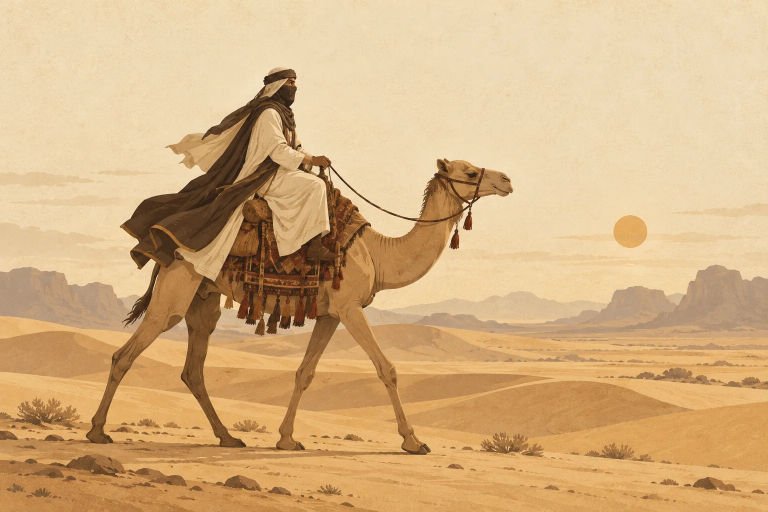
#> input picture 2/web/_player/heritage-desert.webp, 1536 x 1024 px (shown at 1/2 size)
$ python social-image.py
#> lines starting #> are read from the running program, lines starting #| are printed output that depends on the picture
"""Reproduce the sharing JPEG from the unchanged homepage artwork.

Run with Python 3 and Pillow: python3 scripts/social-image.py
This optional asset-authoring step is not part of the Node/Pages build.
"""
from pathlib import Path
from PIL import Image, ImageOps

root = Path(__file__).resolve().parent.parent
source = root / "web/_player/heritage-desert.webp"
target = root / "web/_player/social-heritage-v1.jpg"
with Image.open(source) as original:
#> original is the input picture: PIL image 1536x1024 RGB; mean R, G, B 211.8, 175.9, 129
    artwork = ImageOps.contain(original.convert("RGB"), (1200, 630), Image.Resampling.LANCZOS)
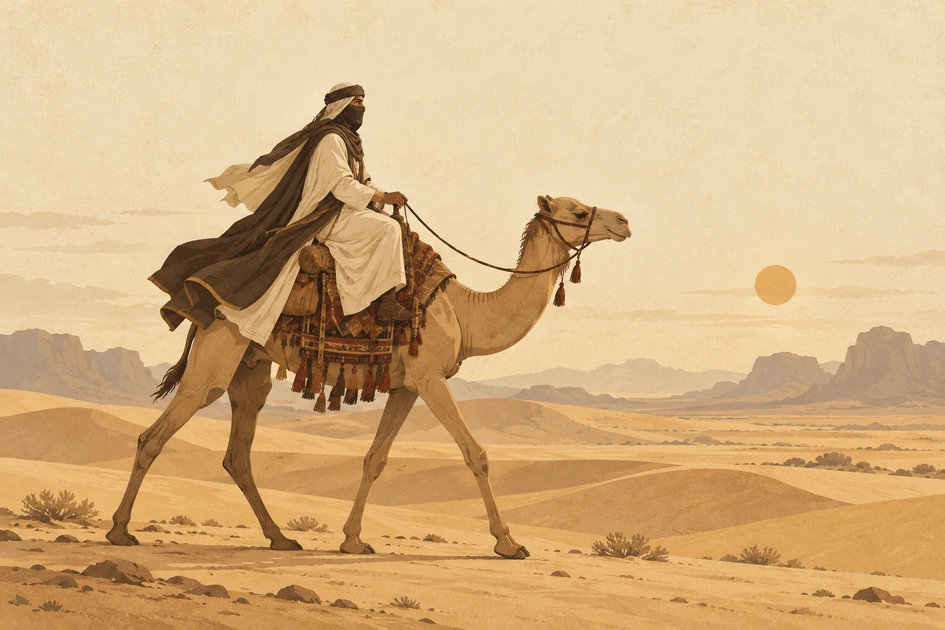
#> artwork: PIL image 945x630 RGB; mean R, G, B 211.8, 175.9, 129
    canvas = Image.new("RGB", (1200, 630), "#edd5b2")
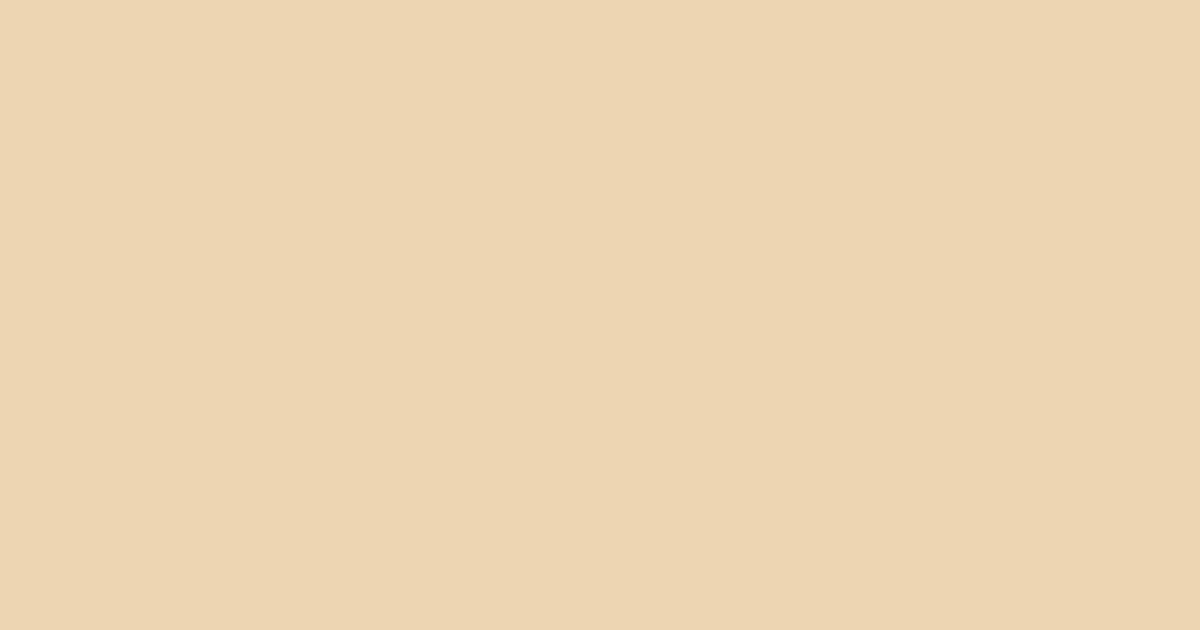
#> canvas: PIL image 1200x630 RGB; mean R, G, B 237, 213, 178
    canvas.paste(artwork, ((1200 - artwork.width) // 2, (630 - artwork.height) // 2))
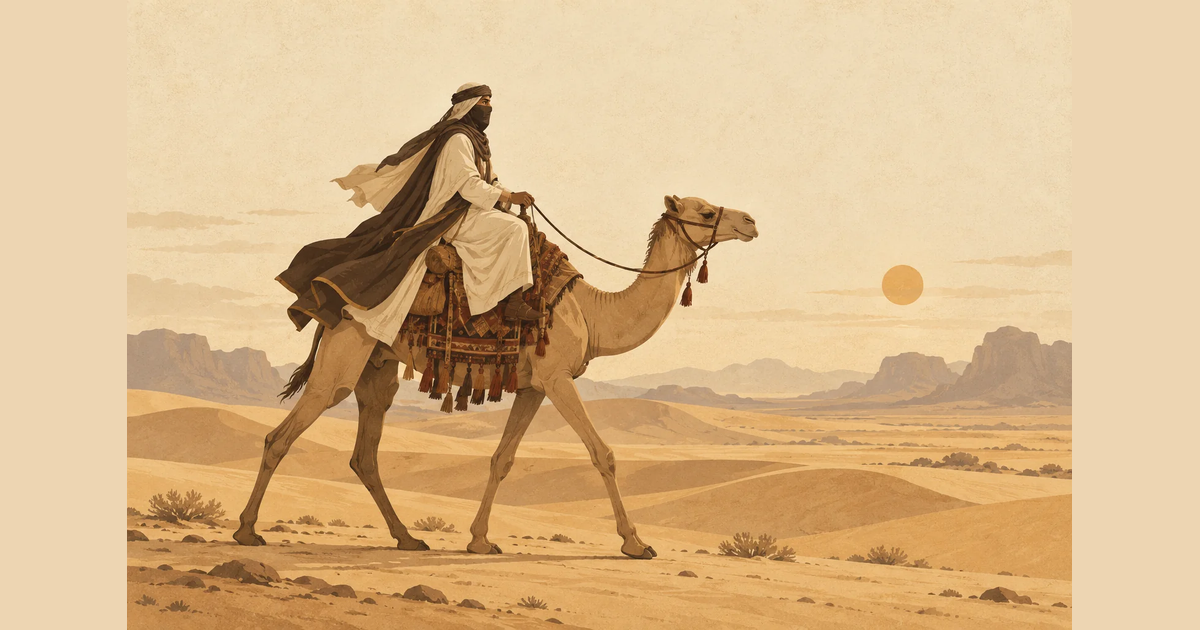
#> canvas: PIL image 1200x630 RGB; mean R, G, B 217.1, 183.8, 139.4
    canvas.save(target, "JPEG", quality=88, optimize=True, progressive=True)
print(f"{target.relative_to(root)}: {target.stat().st_size:,} bytes, 1200 × 630")
